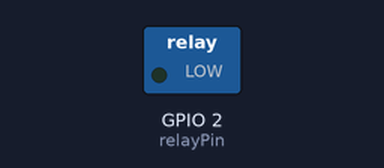
Bench run of a sketch on a simulated ESP8266 (NodeMCU). On the bench: switched loads named in the sketch (green lamp = pin HIGH). WiFi joins after 1.5 s; servers stay silent unless stated; what the sketch prints to the serial monitor is not drawn.

Above: at 14.4 s.
Timing chart, 0 to 41.5 s (numbered marks = the images above):
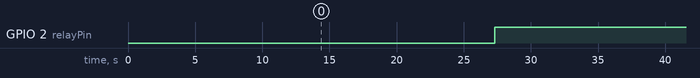

Measured:
- by itself, GPIO 2 (relayPin): alternates HIGH for 20.8 s and LOW for 10.0 s

The sketch:

SpeedTestEsp8266.ino
```cpp
#include <ESP8266WiFi.h>
#include <ESP8266HTTPClient.h>
#include <WiFiClientSecure.h>

const char* ssid = "XXXXXXXXXXXXXXXX";
const char* password = "XXXXXXXXX";

unsigned long start_time = 0;
unsigned long end_time = 0;
unsigned long chunk_elapsed = 0; // Holds the time to download the current chunk.
int response_size = 0;
float chunk_speed = 0.0;
float total_speed = 0.0; // Holds the speed of the total download.
int total_bytes = 0; // Holds the total bytes transferred.
unsigned long total_elapsed = 0; // Holds the elapsed time counter for the loop.


const int relayPin = 2; // Реле подключено к D4 (GPIO2)
bool relayState = false; // Текущее состояние реле


void setup() {
  Serial.begin(115200);
  pinMode(relayPin, OUTPUT);

  WiFi.begin(ssid, password);

  Serial.print("\n WiFi Connect: \n");
  while (WiFi.status() != WL_CONNECTED) {
      delay(500);
      Serial.print(".");
  }
  Serial.println("");
  Serial.println("Connected to WiFi");
  Serial.print("... IP Address: ");
  Serial.print(WiFi.localIP());
  Serial.print("\n");
  Serial.println("RSSI: " + String(WiFi.RSSI()) + " dBm");
}
int indQuery=0;
int indfailedConnection=0;


void loop() {
  if (WiFi.status() == WL_CONNECTED) {
    WiFiClientSecure client;
    HTTPClient https;
    total_bytes = 0;
    total_elapsed = 0;
    client.setInsecure(); // Skip verification
    Serial.print("--------------------\n");
    if (https.begin(client,  "https://jwsmythe.com/xfer/esp8266-32-group/1MB_file.bin")) {  // HTTPS
    // if (https.begin(client,  "https://raw.githack.com/MyasnikovIA/SpeedTestESP8266/main/1MB_file.bin")) {  // HTTPS
    // if (https.begin(client,  "http://www.smwrap.ru/1MB_file.bin")) {  // HTTPS
        https.setTimeout(15000);
        https.addHeader("Content-Type", "application/json");
        start_time = micros();
        int httpCode = https.GET();
        end_time = micros();
        chunk_elapsed = end_time - start_time;
        if (httpCode > 0) {
            indQuery+=1;
            Serial.printf("[HTTPS] GET... code: %d\n", httpCode);
            if (httpCode == HTTP_CODE_OK || httpCode == HTTP_CODE_MOVED_PERMANENTLY) {
                indfailedConnection=0;
                response_size = https.getSize();
                total_bytes += response_size;
                total_elapsed += chunk_elapsed;
                chunk_speed = ((response_size * 8) / 1000.0) / (chunk_elapsed / 1000000.0);
                Serial.println("RSSI: " + String(WiFi.RSSI()) + " dBm");
                Serial.print(indQuery);
                Serial.print(")... Speed ");
                Serial.print(chunk_speed);
                Serial.print(" Kb/s\n");
                //дом - 659.36 Kb
                //дом - 659.36 Kb
                if (chunk_speed<200) { // если скорость меньше 200 Kb/s тогда перегружаем  соединение
                    handleToggle();
                    delay(5000);
                    handleToggle();
                    indQuery = 0;
                }
                // String payload = https.getString();
                // Serial.println(payload);
             }
         } else {
             indfailedConnection+=1;
             if (indfailedConnection == 4) { // если после 4 запросов интернет не появился, тогда перегружаем соединение
                 handleToggle();
                 delay(10000);
                 handleToggle();
                 indfailedConnection = 0;
                 indQuery = 0;
             }
             Serial.printf("[HTTPS] GET... failed, error: %s\n", https.errorToString(httpCode).c_str());
         }
         https.end();
    } else {
        indfailedConnection+=1;
        if (indfailedConnection == 4) { // если после 4 запросов интернет не появился, тогда перегружаем соединение
            handleToggle();
            delay(10000);
            handleToggle();
            indfailedConnection = 0;
            indQuery = 0;
        }
        Serial.printf("[HTTPS] Unable to connect\n");
    }
  }
  delay(5000); // Wait 5 seconds before next request
}


void handleToggle() {
  relayState = !relayState;
  digitalWrite(relayPin, relayState ? LOW : HIGH);
  Serial.println(relayState ? "Relay toggled ON" : "Relay toggled OFF");
}
```
